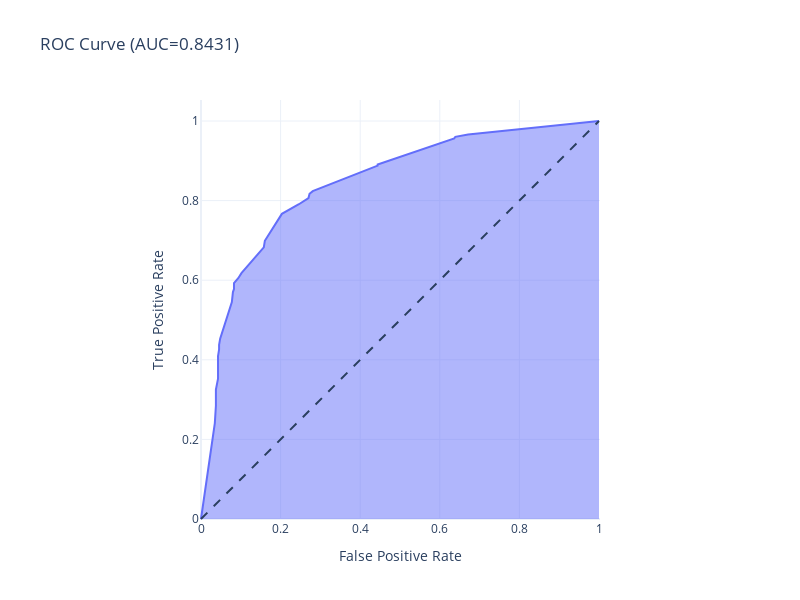

The cell this chart's notebook holds for it:
### Markdown cell above
# ROC AUC Curve - DecisionTreeClassifier

### Code cell
target_score = tree_clf.predict_proba(features_valid)[:, 1]

fpr, tpr, thresholds = roc_curve(target_valid, target_score)

fig = px.area(
    x=fpr, y=tpr,
    title=f'ROC Curve (AUC={auc(fpr, tpr):.4f})',
    labels=dict(x='False Positive Rate', y='True Positive Rate'),
    width=800, height=600
)
fig.add_shape(
    type='line', line=dict(dash='dash'),
    x0=0, x1=1, y0=0, y1=1
)

fig.update_yaxes(scaleanchor="x", scaleratio=1)
fig.update_xaxes(constrain='domain')
fig.update_layout(showlegend=False)
fig.show()

precision, recall, thresholds = precision_recall_curve(target_valid, target_score)

fig = px.area(
    x=recall, y=precision,
    title=f'Precision-Recall Curve (AUC={auc(fpr, tpr):.4f})',
    labels=dict(x='Recall', y='Precision'),
    width=800, height=600
)
fig.add_shape(
    type='line', line=dict(dash='dash'),
    x0=0, x1=1, y0=1, y1=0
)
fig.update_yaxes(scaleanchor="x", scaleratio=1)
fig.update_xaxes(constrain='domain')
fig.update_layout(showlegend=False)
fig.show()

### Figure 1 — Plotly figure (JSON) as saved in the notebook; plotly's stock layout.template omitted (floating-point values rounded to 4 significant figures)
{"data": [{"fillpattern": {"shape": ""}, "hovertemplate": "False Positive Rate=%{x}<br>True Positive Rate=%{y}<extra></extra>", "legendgroup": "", "line": {"color": "#636efa"}, "marker": {"symbol": "circle"}, "mode": "lines", "name": "", "orientation": "v", "showlegend": false, "stackgroup": "1", "type": "scatter", "x": [0, 0.03476, 0.03743, 0.03743, 0.04278, 0.04278, 0.04278, 0.04278, 0.04545, 0.04545, 0.04813, 0.07487, 0.07754, 0.08021, 0.08289, 0.08289, 0.08289, 0.09358, 0.09626, 0.1016, 0.1578, 0.1604, 0.2032, 0.246, 0.246, 0.2701, 0.2727, 0.2727, 0.2807, 0.4439, 0.4439, 0.6364, 0.639, 0.6711, 1], "xaxis": "x", "y": [0, 0.241, 0.2846, 0.3253, 0.3524, 0.3863, 0.4066, 0.4095, 0.4259, 0.4376, 0.453, 0.5334, 0.545, 0.5702, 0.5779, 0.5915, 0.5924, 0.605, 0.6089, 0.6176, 0.6825, 0.6989, 0.7667, 0.7899, 0.7909, 0.8064, 0.8151, 0.817, 0.8238, 0.8877, 0.8906, 0.9564, 0.9603, 0.9661, 1], "yaxis": "y"}], "layout": {"height": 600, "legend": {"tracegroupgap": 0}, "shapes": [{"line": {"dash": "dash"}, "type": "line", "x0": 0, "x1": 1, "y0": 0, "y1": 1}], "showlegend": false, "title": {"text": "ROC Curve (AUC=0.8431)"}, "width": 800, "xaxis": {"anchor": "y", "constrain": "domain", "domain": [0, 1], "title": {"text": "False Positive Rate"}}, "yaxis": {"anchor": "x", "domain": [0, 1], "scaleanchor": "x", "scaleratio": 1, "title": {"text": "True Positive Rate"}}}}
